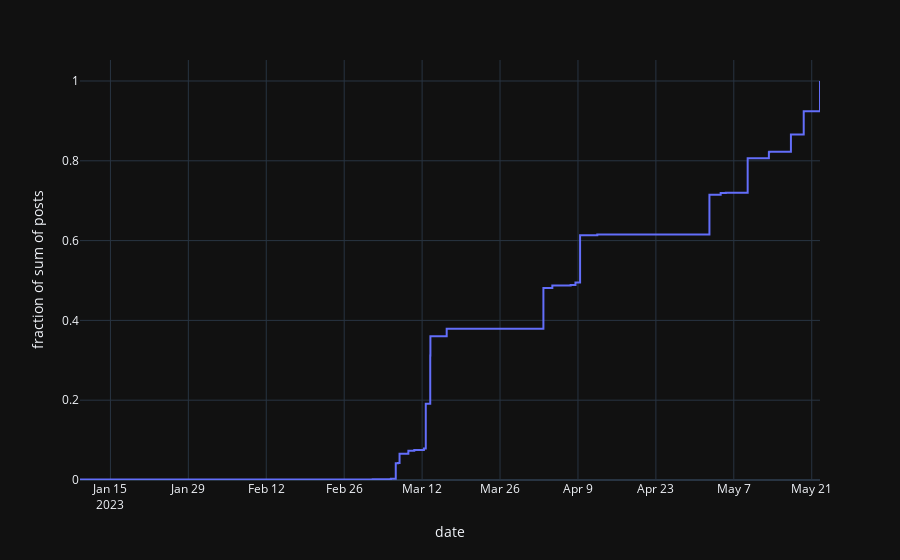

Notebook code cell kept with this figure:
### Code cell
date_df = idf.groupby('date')['posts'].sum()
px.ecdf(date_df, date_df.index, 'posts')
